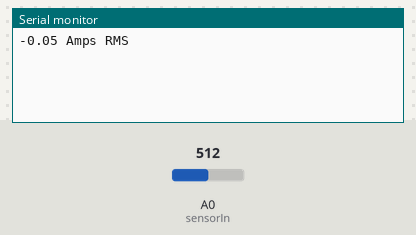
Simulated run of this sketch. Board: Arduino Uno, built with avr-gcc and run on an emulated ATmega328P. Shown: the last lines printed to the serial monitor. Inputs (shaded band) come from the test bench; at power-on: A0 (sensorIn) = 512.

Above: at 1.2 s.
1.3 s: A0 (sensorIn) set to 716
At 2.6 s:
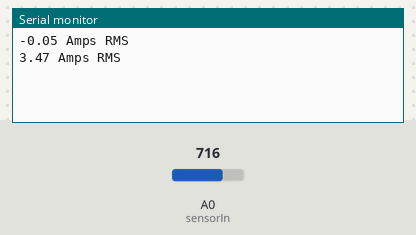
2.8 s: A0 (sensorIn) set to 900
At 3.8 s:
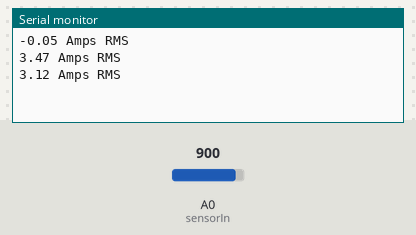
Timing chart, 0 to 5.8 s (numbered marks = the images above; inputs shaded):
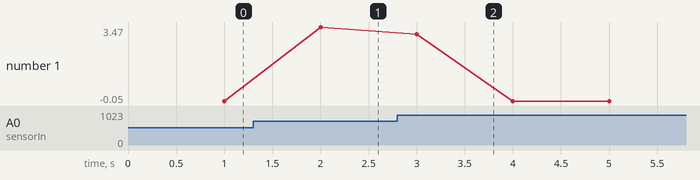

The sketch:

sketch_dec01a.ino
```cpp
/*
Measuring AC Current Using ACS712
*/
const int sensorIn = A0;
int mVperAmp = 100; // use 100 for 20A Module and 66 for 30A Module


float Voltage = 0;
float VRMS = 0;
float AmpsRMS = 0;


void setup(){
 Serial.begin(9600);
}

void loop(){


 Voltage = getVPP();
 VRMS = (Voltage/2.0) *0.707;
 AmpsRMS = (VRMS * 1000)/mVperAmp;
 Serial.print(AmpsRMS);
 Serial.println(" Amps RMS");

}

float getVPP()
{
  float result;

  int readValue;             //value read from the sensor
  int maxValue = 0;          // store max value here
  int minValue = 1024;          // store min value here

   uint32_t start_time = millis();
   while((millis()-start_time) < 1000) //sample for 1 Sec
   {
       readValue = analogRead(sensorIn);
       // see if you have a new maxValue
       if (readValue > maxValue)
       {
           /*record the maximum sensor value*/
           maxValue = readValue;
       }
       if (readValue < minValue)
       {
           /*record the maximum sensor value*/
           minValue = readValue;
       }
   }

   // Subtract min from max
   result = (((maxValue - minValue) * 5.0)/1024.0);
   result -= 0.015;

   return result;
 }
```

Measured:
- after the input at 1.3 s, the serial monitor: prints a new line after 0.70 s (image 1)
- after the input at 2.8 s, the serial monitor: prints a new line after 0.20 s (image 2)
- plotted number 1: -0.05 → 3.47 after the input at 1.3 s
